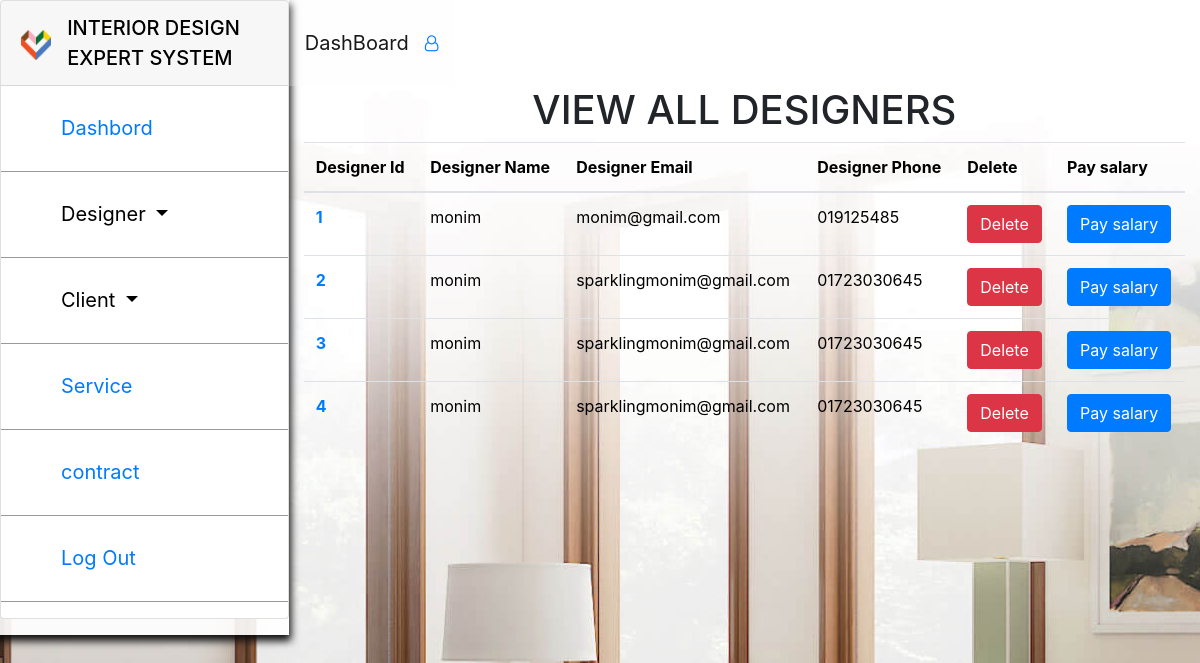
The page /designers.php on the database its author committed.
### tables this page shows
CREATE TABLE `designer` (
  `designer_id` int(255) NOT NULL,
  `designer_name` varchar(255) NOT NULL,
  `designer_email` varchar(255) NOT NULL,
  `designer_phone` varchar(255) NOT NULL,
  `designer_location` varchar(255) NOT NULL,
  `designer_profile` varchar(255) NOT NULL,
  `designer_pass` varchar(255) NOT NULL,
  `designer_dob` varchar(255) NOT NULL,
  `room_name` varchar(255) NOT NULL,
  `salary` varchar(255) NOT NULL
);

### designers.php (the view, shortened to what this page needs)
<?php
	include("includes/db.php");
 ?>
<!doctype html>
<html lang="en">
  <head>
    <link rel="stylesheet" href="https://stackpath.bootstrapcdn.com/bootstrap/4.4.1/css/bootstrap.min.css">
    <link rel="stylesheet" type="text/css" href="https://stackpath.bootstrapcdn.com/font-awesome/4.7.0/css/font-awesome.min.css">
    <link rel="stylesheet" type="text/css" href="https://stackpath.bootstrapcdn.com/font-awesome/4.7.0/css/font-awesome.min.css">
    <link rel="stylesheet" type="text/css" href="css/designers.css">
  </head>
  <body>
  	<section class="admin">
  		<div class="container-fluid">
  			<div class="row">
  				<div class="col-3 nav-card">
  					<div class="card text-white   mb-3 img " style="width:100%; ">
				  		<div class="card-header">
				  			<div class="row">
				  				<div class="col-2">
				  					<img src="images/modsy-icon.png" class="img-fliud">
				  				</div>
				  				<div class="col-10">
				  					<span>Interior design expert system</span>
				  				</div>
				  			</div>
				  		</div>
				  		<div class="card-body body">
				    		<ul>
				    			<li><a href="admin.php">Dashbord</a></li>
					    		<li>
					    			<div class="dropdown drop">
								 		<button class=" dropdown-toggle drop" type="button" id="dropdownMenuButton" data-toggle="dropdown" aria-haspopup="true" aria-expanded="false">
								  			 Designer
								  		</button>
									</div>
					    		</li>
					    		<li>
					    			<div class="dropdown drop">
								  		<button class=" dropdown-toggle drop" type="button" id="dropdownMenuButton" data-toggle="dropdown" aria-haspopup="true" aria-expanded="false">
								   			Client
								  		</button>
									</div>
					    		</li>
					    		<li><a href="#">Service</a></li>
					    		<li><a href="#">contract</a></li>
					    		<li><a href="logout.php">Log Out</a></li>
					    	</ul>
						</div>
					</div>
  				</div>
  				<div class="col-9">
  					<div class="row">
  						<header class="head">
  							<nav class="navbar navbar-expand-lg navbar-light ">
					  			<a class="navbar-brand" href="#">DashBoard</a>
					  			<div class="collapse navbar-collapse" id="navbarSupportedContent">
					    			<ul class="navbar-nav m-auto">
					      				<li class="nav-item dropdown">
					        				<a class="" href="#" id="navbarDropdown" role="button" data-toggle="dropdown" aria-haspopup="true" aria-expanded="false">
					          					<i class="fa fa-user-o"></i>
					        				</a>
					      				</li>
					    			</ul>
					  			</div>
							</nav>
  						</header>
  					</div>
  					<div class="row ">
  						<div class="col-12 text-center">
  							<h1 class="m">view all designers</h1>
  						</div>
  				</div>
  				<div class="row">
  					<div class="col-md-12">
	<table class="table">
          		<thead>
				    <tr>
				      <th scope="col">Designer Id</th>
				      <th scope="col">Designer Name</th>
				      <th scope="col">Designer Email</th>
				      <th scope="col">Designer Phone</th>
				      <th scope="col"> Delete</th>
				      <th scope="col"> Pay salary</th>
				    </tr>
				  </thead>
				  <tbody>
				  	<?php
					  $query = "select * from designer";
					  $select_all_designer = mysqli_query($conn,$query);
					  while($row = mysqli_fetch_assoc($select_all_designer)){
				      $designer_id = $row['designer_id'];
				      $designer_name = $row['designer_name'];
				      $designer_email = $row['designer_email'];
				      $designer_phone = $row['designer_phone'];
				      ?>
				      <tr>
				      <th scope="row"><a href="designer.php?designer=<?php echo $designer_id?>"><?php echo $designer_id ?></a></th>
				      <td><?php echo $designer_name ?></td>
				      <td><?php echo $designer_email ?></td>
				      <td><?php echo $designer_phone ?></td>
				      <td>
              			<a href="designers.php?delete=<?php echo $designer_id; ?>" class="btn btn-danger">Delete</a>
				      </td>
				      <td>
              			<a href="updateDesigner.php?Update=<?php echo $designer_id; ?>" class="btn btn-primary">Pay salary</a>
				      </td>
				       <?php
					  }
					  ?>
					  </tbody>
          	</table>
  					</div>
  				</div>
  			</div>
  		</div>
  	</section>
  </body>
</html>

### css/designers.css (style rules this page uses)
* { margin: 0; padding:0; }
body { background: url(../images/login-background-new-compressed.jpg) no-repeat; display: cover; background-position: center; display: cover; background-attachment: fixed; }
.container-fluid { margin-left: 0 !important; padding-left: 0 !important; }
.nav-card .card-body { min-height: 1px; padding: 0; }
.nav-card { background: rgba(255,255,255,.9); box-shadow: 1px 5px 8px 1px #0c0c0c; }
.card-header img { height: 30px; width: 30px; margin-right: 5px; margin-top:; margin-top: 17px; }
.nav-card .card-header span { color: black; text-transform: uppercase; font-weight: 500; font-size: 20px; }
.body ul { list-style: none; }
.nav-card .body ul li { padding-left: 60px; color: #fff; font-size: 20px; line-height: 85px; border: none; border-top: 1px #313150; border-bottom: 1px solid #9a9a9a; }
.nav-card .drop { border: none!important; background: none!important; }
header { background: rgba(247,247,247,.2)!important; padding: 15px 0px; }
.col-3 { margin-right: 0; padding-right: 0; }
.m { text-transform: uppercase; }
.table th,tbody,td { color: black; }

### rows shown on the page
designer: designer_id "1", designer_name "monim", designer_email "monim@gmail.com", designer_phone "019125485"
designer: designer_id "2", designer_name "monim", designer_email "sparklingmonim@gmail.com", designer_phone "01723030645"
designer: designer_id "3", designer_name "monim", designer_email "sparklingmonim@gmail.com", designer_phone "01723030645"
designer: designer_id "4", designer_name "monim", designer_email "sparklingmonim@gmail.com", designer_phone "01723030645"
